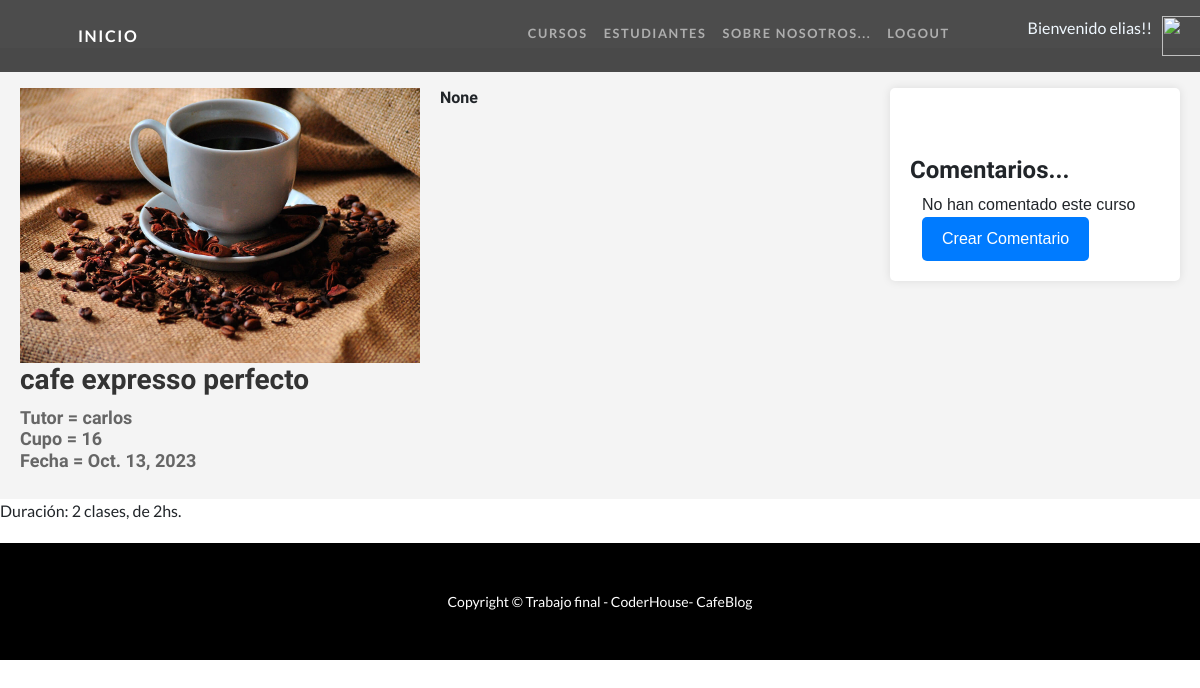
Page /clases/detalle/4 (signed in) on the earlier database version.
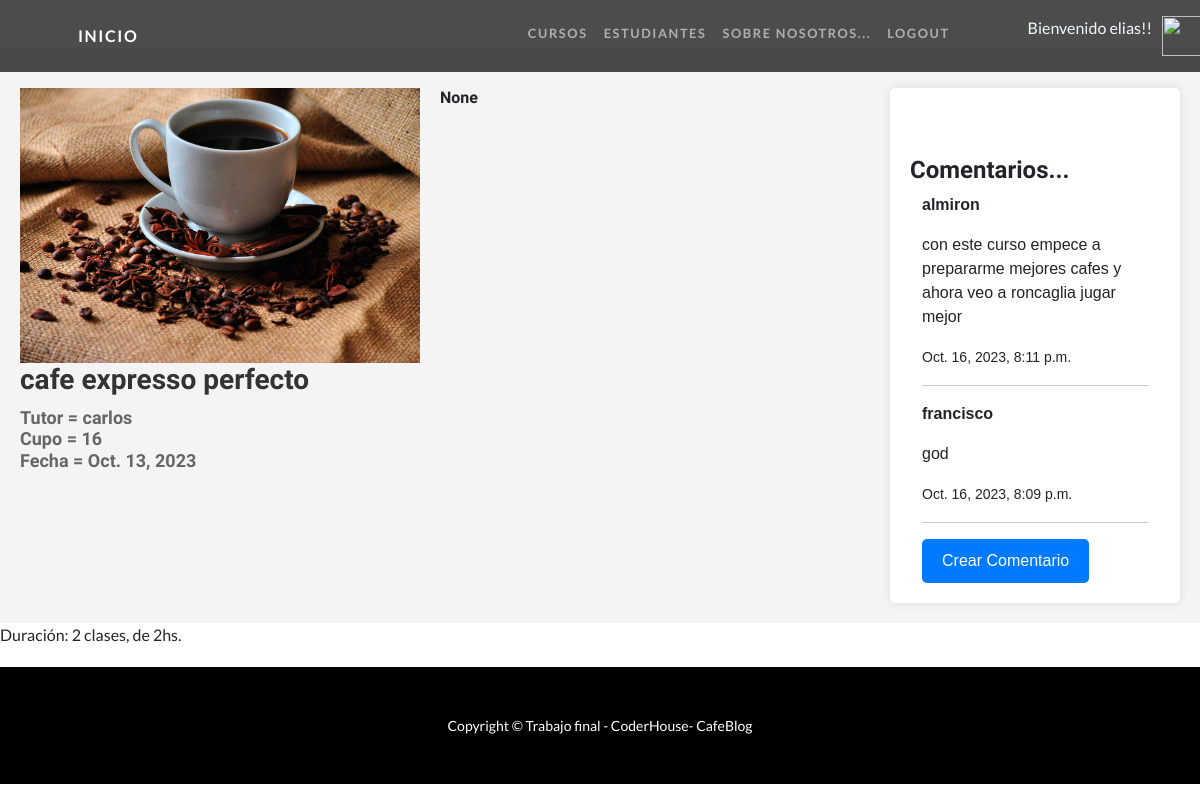
Same page on the later database version.
### CursosApp/models.py (models this page shows, shortened)
class Comentario(models.Model):
    comentario = models.ForeignKey(Curso, related_name='comentarios', on_delete=models.CASCADE, null=True)
    nombre = models.CharField(max_length=40)
    mensaje = models.TextField(null=True, blank=True)
    fechaComentario = models.DateTimeField(default=timezone.now)
    class Meta:
        ordering = ['-fechaComentario']

### CursosApp/views.py (the view)
# urls.py: path('clases/detalle/<int:pk>', views.CursoDetalle.as_view(), name='Detalle'),
class CursoDetalle(DetailView):
    model = Curso
    template_name = 'CursosApp/curso_detalle.html'

### CursosApp/templates/CursosApp/curso_detalle.html (shortened to what this page needs)
{% extends "CursosApp/base.html" %}
{% load static %}
{% block section1 %}
<link href="{% static 'CursosApp/css/detalles.css' %}" rel="stylesheet" />
  <body>
    <br>
    <br>
    <div class="custom-cursos-page">
        <div class="course-info">
            <img src="{{ curso.imagen.url }}" class="custom-course-image" alt="...">
            <div class="custom-course-details">
                <h2 class="custom-titulo">{{ curso.nombre }}</h2>
                <h3 class="custom-informacion">
                    Tutor = {{ curso.tutor }}<br>
                    Cupo = {{ curso.cupo }}<br>
                    Fecha = {{ curso.fecha }}<br>
                </h3>
            </div>
        </div>
        <br>
        <h3 class="custom-descripcion">{{ curso.descripcion }}</h3>
        <div class="custom-comentarios">
            <br>
            <br>
            <h4>Comentarios...</h4>
            <div class="container">
                {% if not curso.comentarios.all %}
                No han comentado este curso
                {% else %}
                {% for comentario in curso.comentarios.all %}
                <p><strong>{{ comentario.nombre }}</strong></p>
                <p>{{ comentario.mensaje }}</p>
                <p><small>{{ comentario.fechaComentario }}</small></p>
                <hr>
                {% endfor %}
                {% endif %}
                {% if curso.id %}
                <a class="custom-create-comment" href="{% url 'crear_comentario' curso.id %}">Crear Comentario</a>
                {% else %}
                <p>El ID del curso no es válido.</p>
                {% endif %}
            </div>
        </div>
    </div>
    <p class="custom-duration">Duración: 2 clases, de 2hs.</p>
  </body>
{% endblock section1 %}

Differences in the rows shown:
added Comentario: nombre "almiron", mensaje "con este curso empece a prepararme mejores cafes y ahora veo a roncaglia jugar mejor", fechaComentario "Oct. 16, 2023, 8:11 p.m."
added Comentario: nombre "francisco", mensaje "god", fechaComentario "Oct. 16, 2023, 8:09 p.m."
Other differences:
text no longer shown: "No han comentado este curso"
